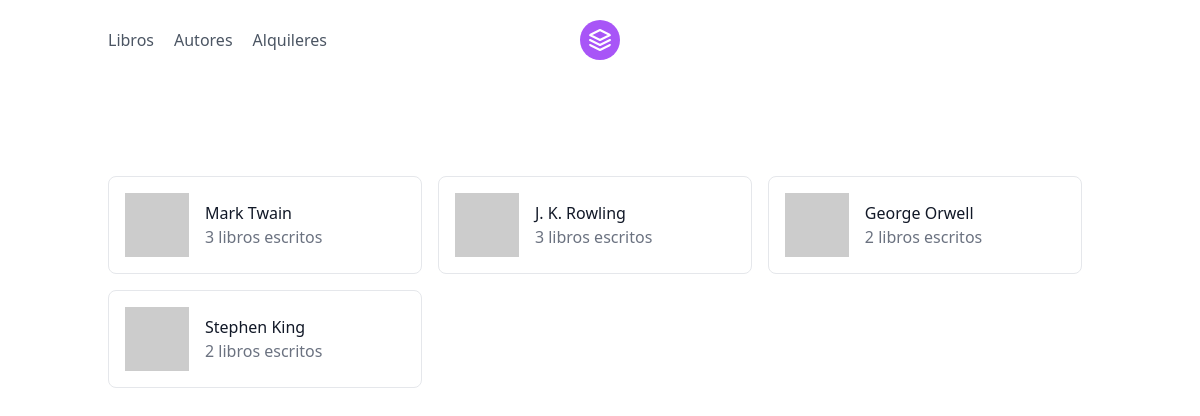
Screenshot of /authors/ with the database file from the repository.
### multitenant/library/models.py (models this page shows)
class Author(models.Model):
    name = models.CharField(max_length=255)
    notes = models.TextField()
    books = models.ManyToManyField(Book, related_name="authors")
    created_at = models.DateTimeField(auto_now_add=True)
    updated_at = models.DateTimeField(auto_now=True)
    get_name = lambda self: self.name
    __str__ = lambda self: f"Author: {self.name}"

### multitenant/library/views.py (the view)
# urls.py: path("authors/", views.authors, name="authors"),
def authors(request):
    authors = Author.objects.all()
    return render(request, "authors.html", context={"authors": authors})

### multitenant/library/templates/authors.html (shortened to what this page needs)
{% extends "base.html" %}
{% block content %}
<div class="container mx-auto flex px-5 py-24 md:flex-row flex-col items-center">
  <div class="flex flex-wrap -m-2">
    {% for a in authors %}
    <div class="p-2 lg:w-1/3 md:w-1/2 w-full">
      <div class="h-full flex items-center border-gray-200 border p-4 rounded-lg">
        <img alt="team" class="w-16 h-16 bg-gray-100 object-cover object-center flex-shrink-0 mr-4" src="https://dummyimage.com/80x80">
        <div class="flex-grow">
          <h2 class="text-gray-900 title-font font-medium">{{ a.name }}</h2>
          <p class="text-gray-500">
            {{ a.books.count }} libros escritos
          </p>
        </div>
      </div>
    </div>
    {% endfor %}
  </div>
</div>
{% endblock %}

### rows the page displays
Author: name "Mark Twain", books.count "3"
Author: name "J. K. Rowling", books.count "3"
Author: name "George Orwell", books.count "2"
Author: name "Stephen King", books.count "2"
